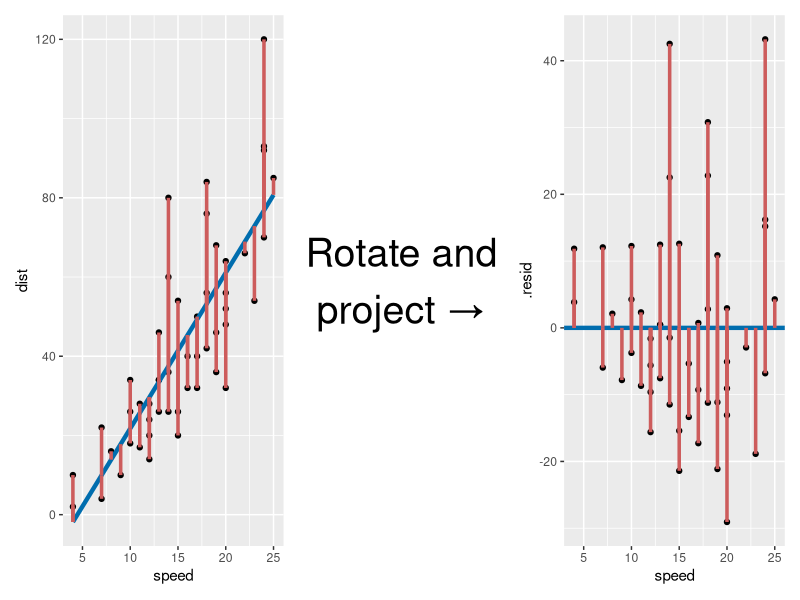
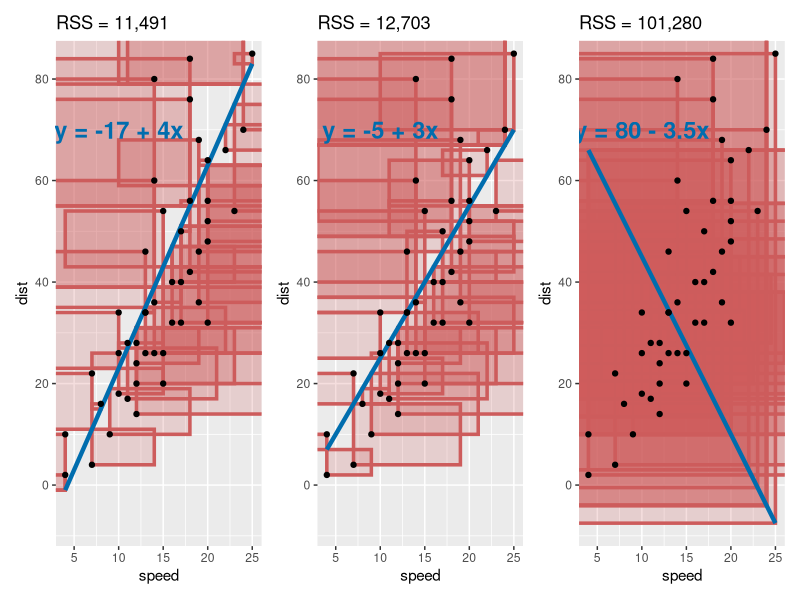
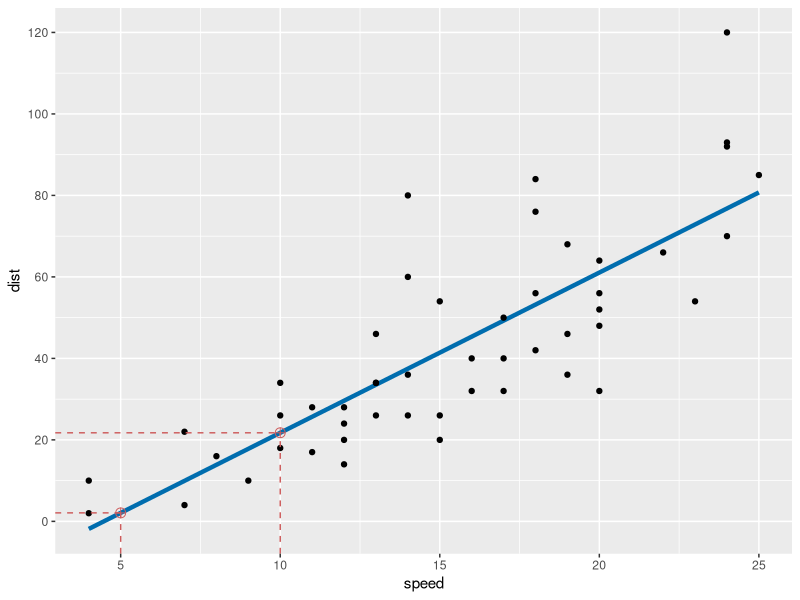
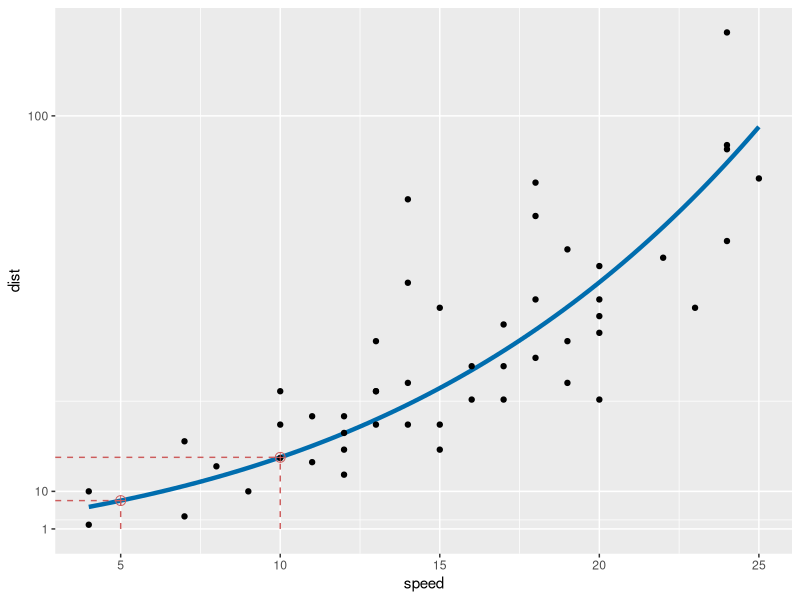

Write the R code that produced these figures, in order.
## ---- chunk 1
knitr::opts_chunk$set(#fig.path = "images/chapter8-01/",
                      fig.align = "center",
                      fig.width = 10, 
                      fig.height = 4,
                      cache.path = "cache/",
                      cache = FALSE,
                      echo = TRUE)
library(tidyverse)
library(broom)
library(grid)
library(patchwork)
## ---- chunk 2

## ---- chunk 3
fit <- augment(lm(dist ~ speed, cars))
g1 <- ggplot(fit, aes(speed, dist)) + 
  geom_point() + 
  geom_line(aes(y = .fitted), color = "#006dae", size = 1.5) +
  geom_segment(aes(x = speed, xend = speed,
                   y = .fitted, yend = dist), 
               color = "indianred", size = 1.2)

g2 <- ggplot() + theme_void() +
  annotate("text", x = 0.5, y = 0.5, label = "Rotate and\nproject →", size = 10)

g3 <- ggplot(fit, aes(speed, .resid)) + 
  geom_point() + 
  geom_hline(yintercept = 0, color = "#006dae", size = 1.5) +
  geom_segment(aes(x = speed, xend = speed,
                   y = .resid, yend = 0), 
               color = "indianred", size = 1.2)

g1 + g2 + g3
## ---- chunk 4
df <- cars %>% 
  mutate(fit1 = -17 + 4 * speed,
         fit2 = -5 + 3 * speed,
         fit3 = 80 - 3.5 * speed)

rss_plot <- function(fit, label) {
  df %>% 
    mutate(res = dist - df[[fit]],
           ind = res > 0) %>% 
    ggplot(aes(speed, dist)) +
    geom_rect(aes(xmin = ind * (speed - abs(res)) + 
                         (1 - ind) * (speed + abs(res)), 
                  xmax = speed,
                  ymin = df[[fit]], ymax = dist), fill = "indianred",
                 color = "indianred", size = 1.2, alpha = 0.2) +
    geom_line(aes(y = df[[fit]]), color = "#006dae", size = 1.5) +
    geom_point() + 
    annotate("text", label = label, x = 10, y = 70, size = 6, color = "#006dae", fontface = "bold") +
    ggtitle(paste0("RSS = ", scales::comma(sum((df[[fit]] - df$dist)^2)))) +
    coord_cartesian(xlim = c(min(df$speed), max(df$speed)),
                    ylim = c(min(df$fit3), max(df$fit1)))
}

g1 <- rss_plot("fit1", "y = -17 + 4x")
g2 <- rss_plot("fit2", "y = -5 + 3x")
g3 <- rss_plot("fit3", "y = 80 - 3.5x")

g1 + g2 + g3
## ---- chunk 5
fit <- lm(dist ~  speed, data = cars)
## ---- chunk 6
coef(fit)
## ---- chunk 7
sigma(fit)
## ---- chunk 8
residuals(fit)
## ---- chunk 9
rstandard(fit)
## ---- chunk 10
rstudent(fit)
## ---- chunk 11
summary(fit)
## ---- chunk 12
broom::tidy(fit)
## ---- chunk 13
broom::glance(fit)
## ---- chunk 14
broom::augment(fit)
## ---- chunk 15
fit_transform <- lm(log10(dist) ~  sqrt(speed), data = cars)
## ---- chunk 16
coef(fit_transform)
## ---- chunk 17
predict(fit, data.frame(speed = c(5, 10)))
## ---- chunk 18
pred <- data.frame(speed = c(5, 10), dist = predict(fit, data.frame(speed = c(5, 10))))
ggplot(cars, aes(speed, dist)) +
  geom_smooth(method = lm, se = FALSE, color = "#006dae", size = 1.5, formula = y ~ x) +
  geom_point() +
  geom_point(data = pred, color = "indianred", size = 3, shape = 10) +
  scale_y_continuous(breaks = seq(0, 120, by = 20)) +
  geom_segment(data = data.frame(x = c(5, -Inf, 10, -Inf),
                                 xend = c(5, 5, 10, 10),
                                 y = c(-Inf, pred$dist[1], -Inf, pred$dist[2]),
                                 yend = c(pred$dist[1], pred$dist[1], pred$dist[2], pred$dist[2])), 
               aes(x = x, xend = xend, y = y, yend = yend),
               color = "indianred", linetype = "dashed")
  
## ---- chunk 19
predict(fit_transform, data.frame(speed = c(5, 10)))
## ---- chunk 20
10^predict(fit_transform, data.frame(speed = c(5, 10)))
## ---- chunk 21
pred <- data.frame(speed = c(5, 10), dist = 10^predict(fit_transform, data.frame(speed = c(5, 10))))
ggplot(cars, aes(speed, dist)) +
  geom_smooth(method = lm, se = FALSE, color = "#006dae", size = 1.5, formula = y ~ sqrt(x)) +
  geom_point() +
  geom_point(data = pred, color = "indianred", size = 3, shape = 10) +
  scale_y_log10() +
  geom_segment(data = data.frame(x = c(5, -Inf, 10, -Inf),
                                 xend = c(5, 5, 10, 10),
                                 y = c(1, pred$dist[1], 1, pred$dist[2]),
                                 yend = c(pred$dist[1], pred$dist[1], pred$dist[2], pred$dist[2])), 
               aes(x = x, xend = xend, y = y, yend = yend),
               color = "indianred", linetype = "dashed") +
  coord_trans(y = scales::exp_trans(10))
  
